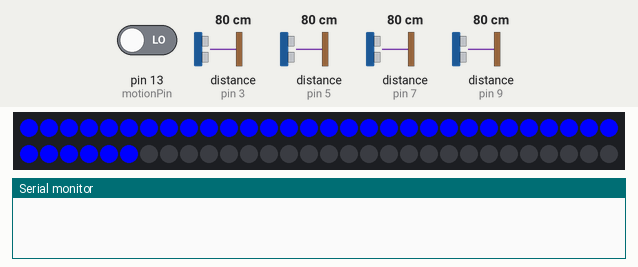
This sketch was run on a simulated Arduino Uno, built with avr-gcc and run on an emulated ATmega328P. Parts: 60 RGB LEDs in strip order, left to right, continuing on the next row, the last lines printed to the serial monitor. Wiring (inferred from the names in the program): 4 × ultrasonic range finder: trigger pin 2, echo pin 3 / trigger pin 4, echo pin 5 / trigger pin 6, echo pin 7 / trigger pin 8, echo pin 9. The inputs (shaded band) are chosen by the test bench; at power-on: distance to the obstacle (sensors on pin 3, pin 7, pin 5, pin 9) 80 cm, pin 13 (motionPin) LOW. The echo pulse lasts 58.3 µs per cm.

Above: at 1.2 s.
1.3 s: distance to the obstacle (sensor on pin 3) set to 9 cm
At 1.55 s:
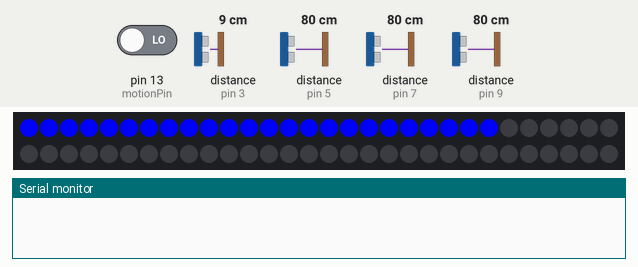
3.9 s: pin 13 (motionPin) driven HIGH
At 4.12 s:
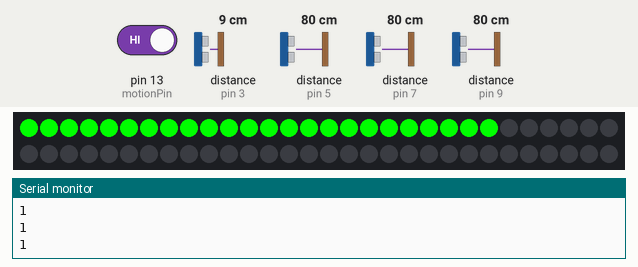

Measured:
- after the input at 1.3 s, the LEDs: first change after 0.08 s (image 1 shows a later state)
- after the input at 3.9 s, the LEDs: change after 0.06 s (image 2)

The sketch:

DangerBoardMainCode.ino
```cpp
#include "led.h"
bool motion=false;
bool accelometerIsWorking=false;
color_t blue;

color_t green;
int motionPin=13;
int trigPinForwardUp=2;
int echoPinForwardUp=3;
int trigPinForwardDown=4;
int echoPinForwardDown=5;
int trigPinLeft=6;
int echoPinLeft=7;
int trigPinRight=8;
int echoPinRight=9;
//pin 10-13 is used, 11 is for LEDs
//A5 and A6 is for accelometer
int n=10;

double timeForwardUp;
double distanceForwardUp=-1;
double timeForwardDown;
double distanceForwardDown=-1;
double timeLeft;
double distanceLeft=-1;
double timeRight;
double distanceRight=-1;

bool dangerZoneLeft=false;
bool dangerZoneRight=false;
bool dangerZoneForward=false;
void setup() {
  Serial.begin(9600);
pinMode(trigPinForwardUp,OUTPUT);
pinMode(trigPinForwardDown,OUTPUT);
pinMode(trigPinLeft,OUTPUT);
pinMode(trigPinRight,OUTPUT);
pinMode(echoPinForwardUp,INPUT);
pinMode(echoPinForwardDown,INPUT);
pinMode(echoPinLeft,INPUT);
pinMode(echoPinRight,INPUT);
pinMode(motionPin,INPUT);

led_setup();

  blue.red = 0x00;
  blue.green=0x00;
  blue.blue = 0xFF;
  green.red=0x00;
  green.green=0xFF;
  green.blue=0x00;
}

void loop() {
//  set_color_left(green);
 // set_color_right(green);
//  set_color_center(green);
/*
  //LED Flash test
  flash_red_left(10);
 // delay(1000);
   // set_color_left(blue);


  //7805 power regulator
  //red is 9 v and black is g
  //red is power, yellow is ground
  //input ground output
  */
  //Changeto true
  //  if(motionPin==HIGH){

  if(digitalRead(motionPin)){
    accelometerIsWorking=true;
    Serial.println(digitalRead(motionPin));
  }
  else{
    accelometerIsWorking=false;
 //   Serial.println(digitalRead(motionPin));

  }
 if(accelometerIsWorking){
    motion=true;
  }
  else{
    motion=false;
  }

  //****Reset trig outputs
  digitalWrite(trigPinForwardUp,LOW);
  digitalWrite(trigPinForwardDown,LOW);
  digitalWrite(trigPinLeft,LOW);
  digitalWrite(trigPinRight,LOW);
  delayMicroseconds(2);


  //*****Initiate Forward Sensors
  digitalWrite(trigPinForwardUp,HIGH);
  delayMicroseconds(n);
  digitalWrite(trigPinForwardUp,LOW);
  timeForwardUp=pulseIn(echoPinForwardUp,HIGH);
  distanceForwardUp=timeForwardUp*.034/2;
   if(distanceForwardUp<0){
    distanceForwardUp=-1;
  }
  if(distanceForwardUp>70 && distanceForwardUp<6){
    distanceForwardUp=-1;
  }
  //Make it accurate within 2 feet for now. Need to get something more accurate than an ultrasonic
  //*****************
  digitalWrite(trigPinForwardDown,HIGH);
  delayMicroseconds(n);
  digitalWrite(trigPinForwardDown,LOW);
  timeForwardDown=pulseIn(echoPinForwardDown,HIGH);
  distanceForwardDown=timeForwardDown*.034/2;

  /*
  if(distanceForwardDown<0){
    distanceForwardDown=-1;
  }
  if(distanceForwardDown>70 && distanceForwardDown<6){
    distanceForwardDown=-1;
    dangerZoneForward=true;
  }
  if(distanceForwardUp<0 || distanceForwardDown<0){
    dangerZoneForward=false;

  }
 /* else{
    dangerZoneForward=true;
  }
  */


   if(distanceForwardUp<0){
    distanceForwardUp=-1;
  }

  if(distanceForwardUp>70 || distanceForwardUp<6){
    distanceForwardUp=-1;
  }

  if(distanceForwardUp==-1){
    dangerZoneForward=false;
  }
  else{
    dangerZoneForward=true;
  }

  //*******************************


  //******Initate Left Sensors
  digitalWrite(trigPinLeft,HIGH);
  delayMicroseconds(n);
  digitalWrite(trigPinLeft,LOW);
  timeLeft=pulseIn(echoPinLeft,HIGH);
  distanceLeft=timeLeft*.034/2;
  if(distanceLeft<0){
    distanceLeft=-1;
  }

  if(distanceLeft>70 || distanceLeft<6){
    distanceLeft=-1;
  }

  if(distanceLeft==-1){
    dangerZoneLeft=false;
  }
  else{
    dangerZoneLeft=true;
  }
  //**************


  //******Initate Right Sensors
  digitalWrite(trigPinRight,HIGH);
  delayMicroseconds(n);
  digitalWrite(trigPinRight,LOW);
  timeRight=pulseIn(echoPinRight,HIGH);
  distanceRight=timeRight*.034/2;
  if(distanceRight<0){
    distanceRight=-1;
  }
  if(distanceRight>70 && distanceRight<6){
    distanceRight=-1;
  }
  if(distanceRight==-1){
    dangerZoneRight=false;
  }
  else{
    dangerZoneRight=true;
  }


  //***********
if(dangerZoneRight==true){
  //blinkRight

  flash_red_right(10);


  dangerZoneRight=false;
}
else{
  if(motion){
    //be in motion

    set_color_right(green);
  }
  else{
    //not in motion
    set_color_right(blue);
  }
}

//else turn off
if(dangerZoneForward==true){
  //blinkForward
  flash_red_center(10);
  dangerZoneForward=false;

}
else{
  if(motion){
    //be in motion
    set_color_center(green);
  }
  else{
    //not in motion
    set_color_center(blue);
  }
}
if(dangerZoneLeft==true){
  //blink left
  flash_red_left(10);
     //   delay(1000);


  dangerZoneLeft=false;
}
else{
  if(motion){
    //be in motion

    set_color_left(green);
  }
  else{
    //not in motion
    set_color_left(blue);
  }
}

}
```
